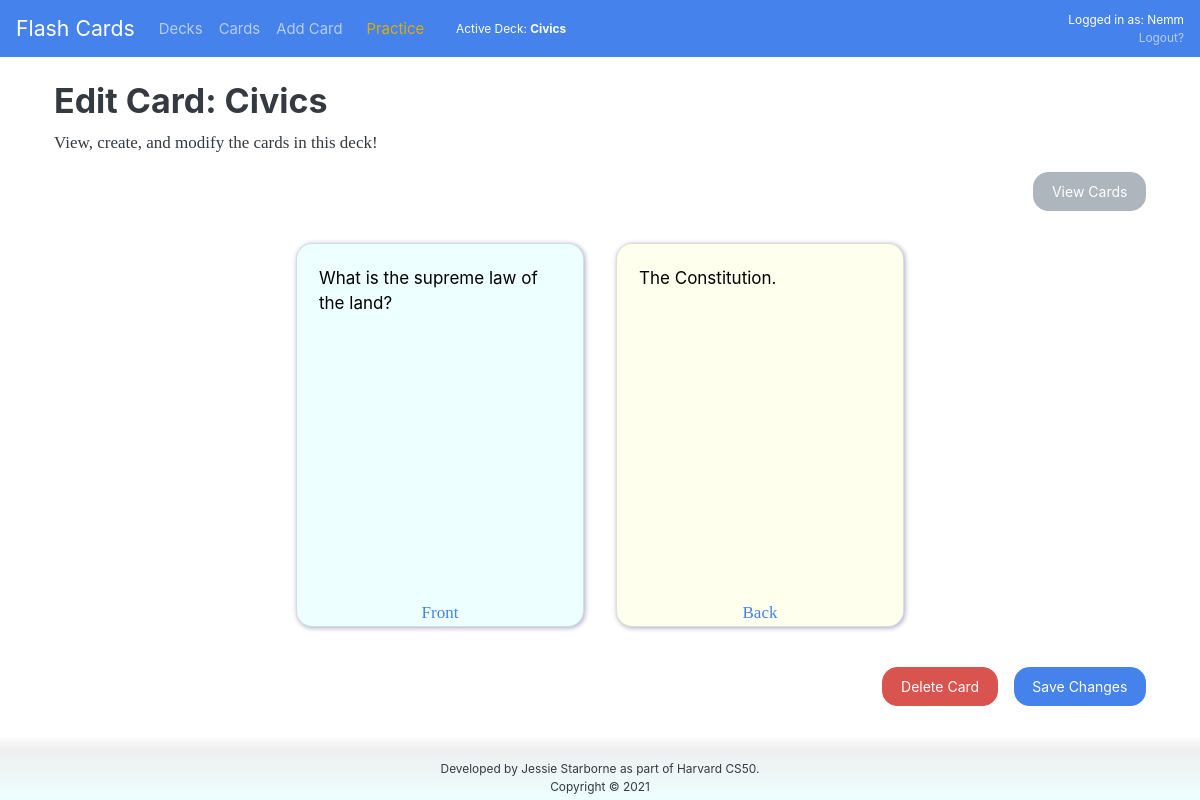
/edit?id=1 (signed in), run on the app's committed database.
### tables this page shows
CREATE TABLE 'cards' ('id' integer PRIMARY KEY AUTOINCREMENT NOT NULL, 'deck_id' integer, 'question' text, 'answer' text);

### application.py (the view, shortened to what this page needs)
@app.route('/edit', methods=['GET', 'POST'])
@login_required
@deck_required
def edit_card():
    errors = []
    card_id = request.args.get('id')
    if not card_id:
        return redirect('/edit')
    result = db.execute("SELECT cards.id, cards.question, cards.answer FROM cards JOIN decks ON decks.id = cards.deck_id WHERE cards.id = ? AND user_id = ?", card_id, session.get("user_id"))
    if not result:
        return redirect('/cards')
    else:
        card = result[0]
        print("Card: ", card)
        return render_template('cardedit.html', card=card, errors=errors)

### application.py (called while the page is built)
@app.context_processor
def context_processor():
    return dict(username=session.get("username"), deckname=session.get("deckname"))

### functions.py (called while the page is built)
def login_required(f):
    @wraps(f)
    def decorated_function(*args, **kwargs):
        if session.get("user_id") is None:
            return redirect("/login")
        return f(*args, **kwargs)
    return decorated_function

def deck_required(f):
    @wraps(f)
    def decorated_function(*args, **kwargs):
        if session.get("current_deck") is None:
            return redirect('/decks')
        return f(*args, **kwargs)
    return decorated_function

### templates/cardedit.html (shortened to what this page needs)
{% extends "layout.html" %}
{% block main %}
    <h2>
        Edit Card: {{ deckname }}
    </h2>
    <p>
        View, create, and modify the cards in this deck!<br/>
    </p>
    <div class="text-right"><a href="/cards" class="btn btn-secondary">View Cards</a></div>
    <form action="/edit" method="post">
        <div class="d-flex justify-content-center flex-wrap">
            <div class="card deck" style="cursor: auto;">
                <div class="card-body overflow-hidden pb-1">
                    <textarea name="question" maxlength="320" placeholder="Click to add question text!" autocomplete="off" class="textarea-flashcard w-100 h-100" required>{{card['question']}}</textarea>
                </div>
                <div class="text-center"><p class="card-text text-primary">Front</p></div>
            </div>
            <div class="card deck" style="cursor: auto; background-color: #ffffee;">
                <div class="card-body overflow-hidden pb-1">
                    <textarea name="answer" maxlength="320" placeholder="Click to add answer text!" autocomplete="off" class="textarea-flashcard w-100 h-100" required>{{card['answer']}}</textarea>
                </div>
                <div class="text-center"><p class="card-text text-primary">Back</p></div>
            </div>
        </div>
        <div class="text-right mt-4"><button class="btn btn-danger mr-3" type="button" onclick="deleteCard({{card['id']}})">Delete Card</button><button class="btn btn-primary" type="submit">Save Changes</button></div>
    </form>
{% endblock %}

### static/css/styles.css (style rules this page uses)
html, body { height: 100%; }
.deck { box-shadow: 1px 1px 5px rgba(0,0,100,0.35); background-color: #eeffff; border-radius: 1rem; width: 18rem; margin: 1rem; height: 24rem; clear: none; float: left; cursor: pointer; }
.card-text { white-space: pre-wrap; }
.textarea-flashcard { background: transparent; resize: none; border: 0; }
::placeholder { color: #bbb; }

### data on the page
cards: question "What is the supreme law of the land?", answer "The Constitution."

### other printed values
{{ deckname }} "Civics"
{{ username }} "Nemm"
